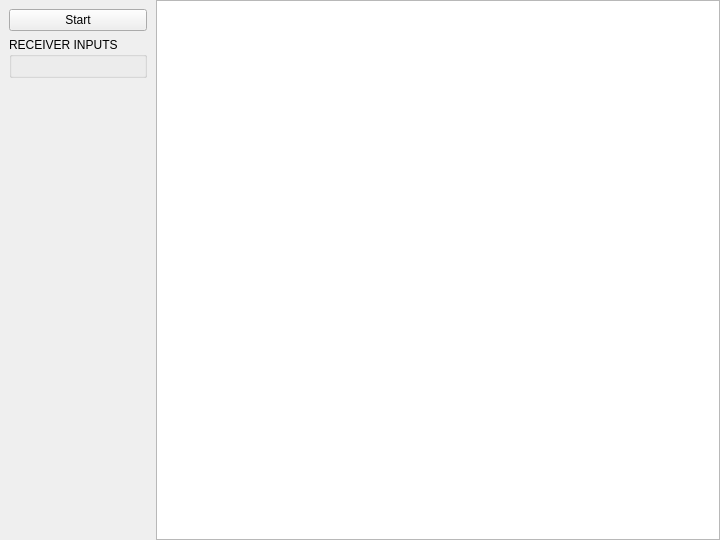
<?xml version="1.0" encoding="UTF-8"?>
<ui version="4.0">
 <class>ServerDisplay</class>
 <widget class="QMainWindow" name="ServerDisplay">
  <property name="geometry">
   <rect>
    <x>0</x>
    <y>0</y>
    <width>720</width>
    <height>540</height>
   </rect>
  </property>
  <property name="minimumSize">
   <size>
    <width>720</width>
    <height>540</height>
   </size>
  </property>
  <property name="windowTitle">
   <string>SDR receiver compatible with HPSDR</string>
  </property>
  <widget class="QWidget" name="centralWidget">
   <layout class="QHBoxLayout" name="horizontalLayout">
    <property name="spacing">
     <number>0</number>
    </property>
    <property name="leftMargin">
     <number>0</number>
    </property>
    <property name="topMargin">
     <number>0</number>
    </property>
    <property name="rightMargin">
     <number>0</number>
    </property>
    <property name="bottomMargin">
     <number>0</number>
    </property>
    <item>
     <widget class="QWidget" name="controlWidget" native="true">
      <layout class="QVBoxLayout" name="connectLayout">
       <item>
        <widget class="QPushButton" name="startButton">
         <property name="text">
          <string>Start</string>
         </property>
        </widget>
       </item>
       <item>
        <widget class="QGroupBox" name="inputGroup">
         <property name="title">
          <string>RECEIVER INPUTS</string>
         </property>
         <layout class="QGridLayout" name="inputLayout"/>
        </widget>
       </item>
       <item>
        <spacer name="spacer">
         <property name="orientation">
          <enum>Qt::Vertical</enum>
         </property>
         <property name="sizeHint" stdset="0">
          <size>
           <width>20</width>
           <height>40</height>
          </size>
         </property>
        </spacer>
       </item>
      </layout>
     </widget>
    </item>
    <item>
     <widget class="QPlainTextEdit" name="logViewer">
      <property name="readOnly">
       <bool>true</bool>
      </property>
     </widget>
    </item>
   </layout>
  </widget>
 </widget>
 <resources/>
 <connections/>
</ui>
